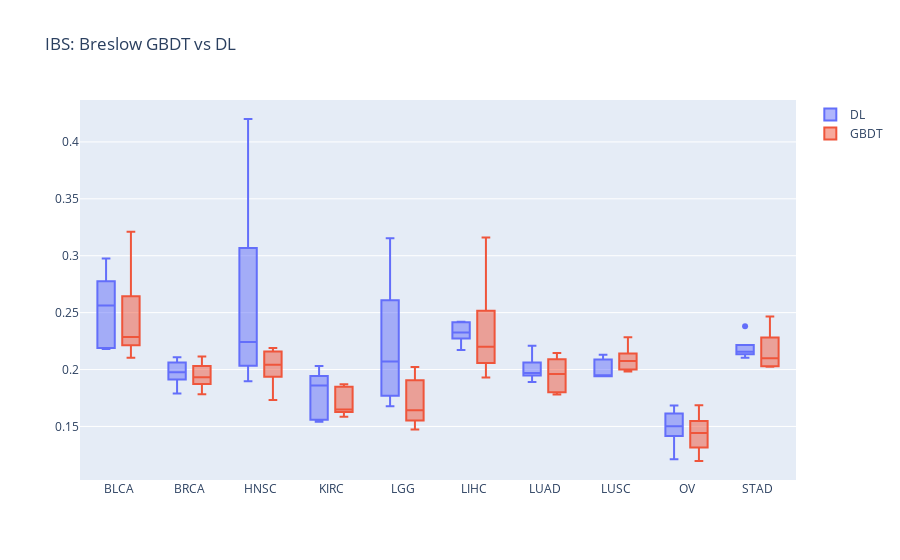

The notebook cell this image was saved under:
### Code cell
get_boxplot_ibs( model='breslow', title='IBS: Breslow GBDT vs DL', data='tcga')

### Figure 1 — Plotly figure (JSON) as saved in the notebook; plotly's stock layout.template omitted (floating-point values rounded to 4 significant figures)
{"data": [{"name": "DL", "type": "box", "x": ["BLCA", "BLCA", "BLCA", "BLCA", "BLCA", "BRCA", "BRCA", "BRCA", "BRCA", "BRCA", "HNSC", "HNSC", "HNSC", "HNSC", "HNSC", "KIRC", "KIRC", "KIRC", "KIRC", "KIRC", "LGG", "LGG", "LGG", "LGG", "LGG", "LIHC", "LIHC", "LIHC", "LIHC", "LIHC", "LUAD", "LUAD", "LUAD", "LUAD", "LUAD", "LUSC", "LUSC", "LUSC", "LUSC", "LUSC", "OV", "OV", "OV", "OV", "OV", "STAD", "STAD", "STAD", "STAD", "STAD"], "y": [0.2562, 0.218, 0.2976, 0.2193, 0.2708, 0.2046, 0.1977, 0.2107, 0.1789, 0.1955, 0.2242, 0.1896, 0.4201, 0.2691, 0.2078, 0.1915, 0.1565, 0.186, 0.1542, 0.2032, 0.1677, 0.2427, 0.207, 0.3154, 0.18, 0.2171, 0.2415, 0.2325, 0.2419, 0.2307, 0.221, 0.1969, 0.1967, 0.2012, 0.1891, 0.1942, 0.194, 0.2076, 0.1947, 0.2131, 0.1502, 0.1212, 0.1591, 0.1485, 0.1683, 0.2145, 0.2161, 0.2156, 0.2103, 0.238]}, {"name": "GBDT", "type": "box", "x": ["BLCA", "BLCA", "BLCA", "BLCA", "BLCA", "BRCA", "BRCA", "BRCA", "BRCA", "BRCA", "HNSC", "HNSC", "HNSC", "HNSC", "HNSC", "KIRC", "KIRC", "KIRC", "KIRC", "KIRC", "LGG", "LGG", "LGG", "LGG", "LGG", "LIHC", "LIHC", "LIHC", "LIHC", "LIHC", "LUAD", "LUAD", "LUAD", "LUAD", "LUAD", "LUSC", "LUSC", "LUSC", "LUSC", "LUSC", "OV", "OV", "OV", "OV", "OV", "STAD", "STAD", "STAD", "STAD", "STAD"], "y": [0.2454, 0.2251, 0.2286, 0.3211, 0.2105, 0.2114, 0.1904, 0.1933, 0.1784, 0.2005, 0.219, 0.1733, 0.2005, 0.2147, 0.2043, 0.165, 0.1585, 0.187, 0.1842, 0.1641, 0.1642, 0.2022, 0.158, 0.1868, 0.1472, 0.2199, 0.1931, 0.316, 0.2098, 0.2301, 0.1806, 0.2072, 0.1961, 0.2146, 0.1781, 0.2093, 0.1982, 0.2076, 0.2006, 0.2283, 0.1355, 0.1196, 0.15, 0.1441, 0.1687, 0.2465, 0.2024, 0.2219, 0.203, 0.2099]}], "layout": {"boxmode": "group", "title": {"text": "IBS: Breslow GBDT vs DL"}}}
